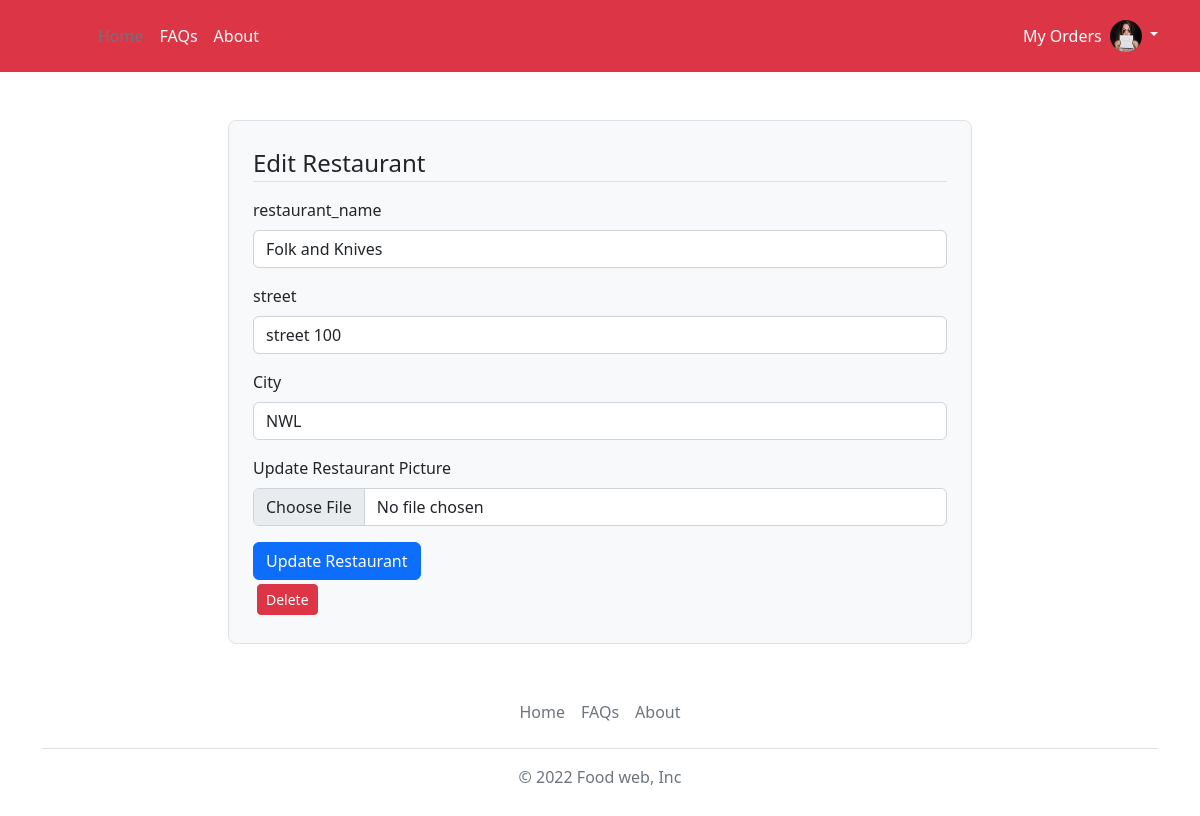
The app's page /restaurant/update (signed in) with its own data.
### foodwebsite/model.py (models this page shows)
class User(db.Model , UserMixin):
    id = db.Column(db.Integer , primary_key = True)
    username = db.Column(db.String(30) , nullable = False)
    email = db.Column(db.String(50) , nullable = False , unique = True )
    image_file = db.Column(db.String(50) , nullable= False , default = 'default.png')
    password = db.Column(db.String(50) , nullable = False )
    city = db.Column(db.String(30))
    restaurant = db.relationship('Restaurant' , backref = 'author',lazy = True)
    order = db.relationship('Orders' , backref = 'order_by',lazy = True)
    cart = db.relationship('Cart' , backref = 'placed_by',lazy = True)

class Restaurant(db.Model):
    id = db.Column(db.Integer , primary_key=True)
    restaurant_name = db.Column(db.String(50) , nullable = False)
    image_file = db.Column(db.String(50) , nullable = False)
    street = db.Column(db.String(150) , nullable= False)
    city = db.Column(db.String(40) , nullable = False)
    user_id = db.Column(db.Integer , db.ForeignKey('user.id') , nullable = False)
    items = db.relationship('Items' , backref = 'owner' , lazy = True)
    order = db.relationship('Orders' , backref = 'order_at',lazy = True)
    cart = db.relationship('Cart' , backref = 'placed_at',lazy = True)

### foodwebsite/restaurants/routes.py (the view)
@restaurants.route('/restaurant/update' , methods = ['GET' , 'POST'] )
@login_required
def edit_restaurant():
    restaurant = Restaurant.query.filter_by(user_id = current_user.id).first()
    if not restaurant:
        return redirect(url_for('restaurants.my_restaurant'))
    form = UpdateRestaurantForm()
    if form.validate_on_submit():
        if form.picture.data:
            picture_file = save_picture(form.picture.data , 'restaurants')
            restaurant.image_file = picture_file
        restaurant.restaurant_name = form.restaurant_name.data
        restaurant.street = form.street.data
        restaurant.city = form.city.data
        db.session.commit()
        flash(f'Restaurant has been updated successfully ! ' , 'success')
        return redirect(url_for('restaurants.my_restaurant' ))
    elif request.method =='GET':
        form.restaurant_name.data = restaurant.restaurant_name
        form.picture.data = restaurant.image_file
        form.street.data = restaurant.street
        form.city.data= restaurant.city
    return render_template('edit_restaurant.html' , title = 'Add Restaurant' ,form = form  )

### foodwebsite/restaurants/form.py
class UpdateRestaurantForm(FlaskForm):
    restaurant_name = StringField('restaurant_name' , validators = [DataRequired() , Length(min = 2  , max = 20)])
    picture = FileField('Update Restaurant Picture', validators=[FileAllowed(['jpg', 'png'])])
    street = StringField('street' , validators = [DataRequired() ])
    city = StringField('City' , validators = [DataRequired()])
    submit = SubmitField('Update Restaurant')

### foodwebsite/model.py (called while the page is built)
@login_manager.user_loader
def user_loader(user_id):
    return User.query.get(int(user_id))

### foodwebsite/templates/edit_restaurant.html (shortened to what this page needs)
{% extends 'base.html' %}
{% block content %}
<div class = 'container mt-5' >
    <form class="p-4  border rounded-3  bg-light col-8 mx-auto" action="" method="POST" enctype="multipart/form-data" >
    <legend class = 'border-bottom mb-3'>Edit Restaurant</legend>
  <div class="col-md-12 mt-3">
    {{
        form.restaurant_name.label(class='form-label')
    }}
    {% if form.restaurant_name.errors %}
		{{ form.restaurant_name(class="form-control is-invalid")  }}
		<div class="invalid-feedback">
			{% for error in form.restaurant_name.errors %}
				<span>{{ error }}</span>
			{% endfor %}
		</div>
	{% else %}
      {{
          form.restaurant_name(class='form-control')
      }}
	{% endif %}
  </div>
  <div class="col-md-12 mt-3">
    {{
        form.street.label(class='form-label')
    }}
    {% if form.street.errors %}
		{{ form.street(class="form-control is-invalid")  }}
		<div class="invalid-feedback">
			{% for error in form.street.errors %}
				<span>{{ error }}</span>
			{% endfor %}
		</div>
	{% else %}
      {{
          form.street(class='form-control')
      }}
	{% endif %}
  </div>
  <div class="col-md-12 mt-3">
    {{
        form.city.label(class='form-label')
    }}
    {% if form.city.errors %}
		{{ form.city(class="form-control is-invalid")  }}
		<div class="invalid-feedback">
			{% for error in form.city.errors %}
				<span>{{ error }}</span>
			{% endfor %}
		</div>
	{% else %}
      {{
          form.city(class='form-control')
      }}
	{% endif %}
  </div>
  <div class="col-md-12 mt-3">
    {{
        form.picture.label(class='form-label')
    }}
     {% if form.picture.errors %}
		{{ form.picture(class="form-control is-invalid")  }}
		<div class="invalid-feedback">
			{% for error in form.picture.errors %}
				<span>{{ error }}</span>
			{% endfor %}
		</div>
	{% else %}
      {{
        form.picture(class='form-control')
    }}
	{% endif %}
  </div>
  <div class="col-12 mt-3">
    {{  form.submit(class="btn btn-primary")  }}
  </div>
<button type="button" class="btn btn-danger btn-sm m-1" data-bs-toggle="modal" data-bs-target="#deleteModal"> Delete</button>
</form>
</div>
<div class = 'pt-3'>
</div>
<div class = 'pt-3'>
</div>
{% endblock %}

### foodwebsite/templates/base.html (shortened to what this page needs)
<!doctype html>
<html lang="en" >
  <head>
    <link href="https://cdn.jsdelivr.net/npm/bootstrap@5.2.0/dist/css/bootstrap.min.css" rel="stylesheet">
  </head>
  <body>
     <header class="p-3 text-bg-danger">
    <div class="container">
      <div class="d-flex flex-wrap align-items-center justify-content-center justify-content-lg-start">
        <a href="/" class="d-flex align-items-center mb-2 mb-lg-0 text-white text-decoration-none">
          <svg class="bi me-2" width="40" height="32" role="img" aria-label="Bootstrap"><use xlink:href="#bootstrap"/></svg>
        </a>
        <ul class="nav col-12 col-lg-auto me-lg-auto mb-2 justify-content-center mb-md-0">
          <li><a href="{{ url_for('views.home') }}" class="nav-link px-2 text-secondary">Home</a></li>
          <li><a href="{{ url_for('views.faqs') }}" class="nav-link px-2 text-white">FAQs</a></li>
          <li><a href="{{ url_for('views.about') }}" class="nav-link px-2 text-white">About</a></li>
        </ul>
        {% if current_user.is_authenticated %}
        <div class="row m-2"><a class="dropdown-item" href="{{ url_for('orders.my_orders') }}">My Orders</a></div>
        <div class="dropdown text-end">
          <a href="#" class="d-block link-light text-decoration-none dropdown-toggle " data-bs-toggle="dropdown" aria-expanded="false">
            <img src="{{ url_for('static' , filename='profiles/' + current_user.image_file ) }}" alt="mdo" width="32" height="32" class="rounded-circle">
          </a>
        </div>
        {% else %}
        <div class="text-end">
          <a   type="button" class="btn btn-outline-light me-2" href="{{ url_for('auth.login') }}">Login</a>
          <a type="button" class="btn btn-success" href="{{ url_for('auth.register') }}">Sign-up</a>
        </div>
        {% endif %}
      </div>
    </div>
  </header>
    {% block content %}
    {% endblock %}
    <div class="container ">
  <footer class="footer mt-auto py-3 ">
    <ul class="nav justify-content-center border-bottom pb-3 mb-3">
      <li class="nav-item"><a href="{{ url_for('views.home') }}" class="nav-link px-2 text-muted">Home</a></li>
      <li class="nav-item"><a href="{{ url_for('views.faqs') }}" class="nav-link px-2 text-muted">FAQs</a></li>
      <li class="nav-item"><a href="{{ url_for('views.about') }}" class="nav-link px-2 text-muted">About</a></li>
    </ul>
    <p class="text-center text-muted">&copy; 2022 Food web, Inc</p>
  </footer>
</div>
  </body>
</html>

### records on screen
User: image_file (picture)
Restaurant: restaurant_name "Folk and Knives", street "street 100", city "NWL"
